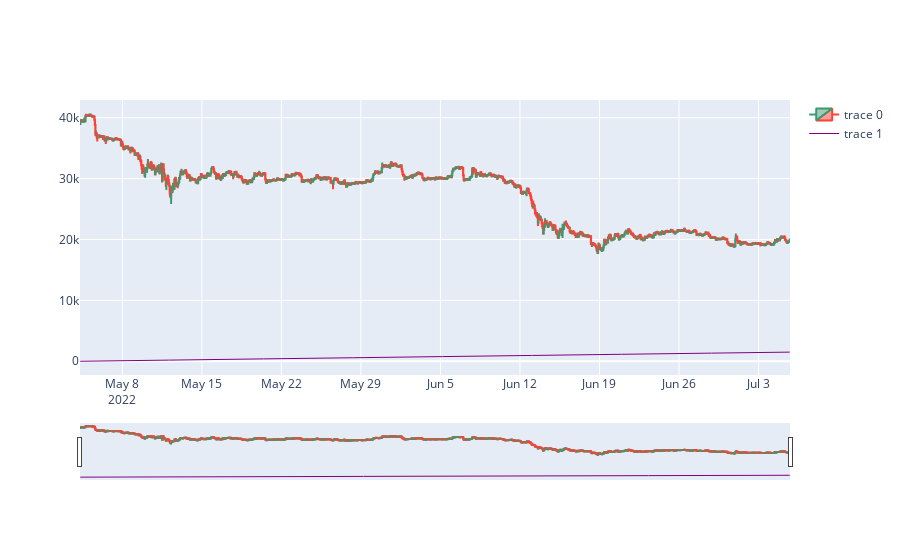

The code cell stored with this chart in its notebook:
### Code cell
fig = go.Figure(data=[go.Candlestick(x = historical.index,
                                    open = historical['open'],
                                    high = historical['high'],
                                    low = historical['low'],
                                    close = historical['close'],
                                    ),
                     go.Scatter(x=historical.index, line=dict(color='purple', width=1))])

fig.show()

### Figure 1 — Plotly figure (JSON) as saved in the notebook; plotly's stock layout.template omitted (floating-point values rounded to 4 significant figures; data arrays with more than 128 entries replaced by an {"elided": "..."} marker saying what was removed)
{"data": [{"close": {"elided": "1500 int values"}, "high": {"elided": "1500 int values"}, "low": {"elided": "1500 int values"}, "open": {"elided": "1500 int values"}, "type": "candlestick", "x": {"elided": "1500 str values"}}, {"line": {"color": "purple", "width": 1}, "type": "scatter", "x": {"elided": "1500 str values"}}], "layout": {}}
